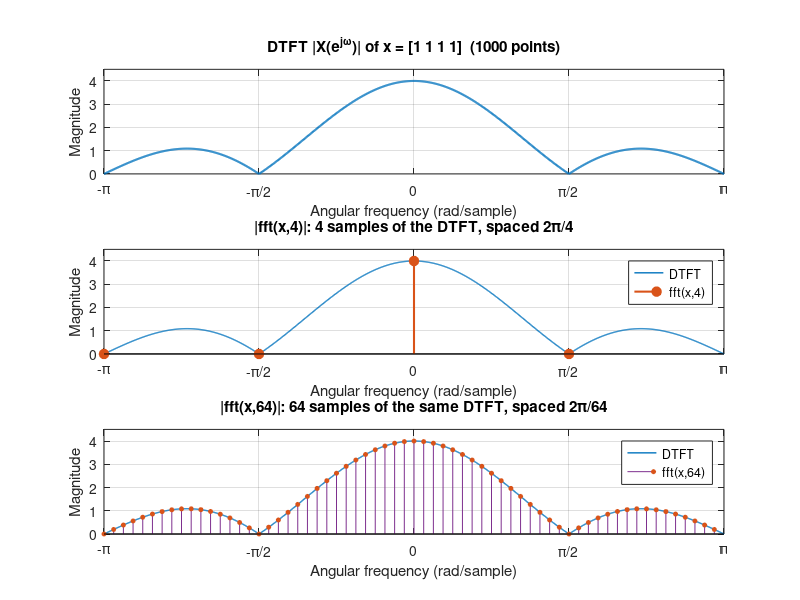

Recreate this plot in MATLAB.
% =========================================================================
% Digital Signal Processing - Lecture 5: Fourier Series, DTFT and DFT
% File: exercise4.m
% Exercise 4: Compare the DTFT and DFT
%   - Task 1: DTFT of x = [1 1 1 1] at 1000 frequencies in [-pi, pi]
%   - Task 2: DFT with fft(x,4) and fft(x,64)
%   - Task 3: Plot the magnitude of each result
% Output: dtft-dft-comparison.png (saved next to this script)
% =========================================================================

clear; close all; clc;

outDir = fileparts(mfilename('fullpath'));
if isempty(outDir)
    outDir = pwd;
end

%% Common Parameters
x = [1 1 1 1];
n = 0:length(x)-1;

blue   = [0      0.4470 0.7410];
orange = [0.8500 0.3250 0.0980];
purple = [0.4940 0.1840 0.5560];

%% =========================================================================
% Task 1: DTFT at 1000 frequency values between -pi and pi
%   X(e^jw) = sum over n of x[n] e^(-jwn)
% =========================================================================
fprintf('Running Task 1: DTFT...\n');

w = linspace(-pi, pi, 1000);
X = x * exp(-1j * (n.' * w));

%% =========================================================================
% Task 2: DFT with 4 and 64 points
% =========================================================================
fprintf('Running Task 2: fft(x,4) and fft(x,64)...\n');

X4  = fft(x, 4);
X64 = fft(x, 64);

% Bin k sits at w_k = 2*pi*k/N. Move bins at or above pi down by 2*pi so
% they line up with the DTFT plotted from -pi to pi.
w4  = 2*pi*(0:3)/4;
w4(w4 >= pi)  = w4(w4 >= pi) - 2*pi;
w64 = 2*pi*(0:63)/64;
w64(w64 >= pi) = w64(w64 >= pi) - 2*pi;

fprintf('  |fft(x,4)| = [%s]\n', sprintf('%.2f ', abs(X4)));
fprintf('  fft(x,64) bins with |X| < 1e-10: k = %s\n', mat2str(find(abs(X64) < 1e-10) - 1));

%% =========================================================================
% Task 3: Plot the magnitude of each result
% =========================================================================
fprintf('Running Task 3: Plotting...\n');

fig = figure('Name', 'Exercise 4: DTFT vs DFT', 'NumberTitle', 'off', ...
    'Color', 'w', 'Position', [100 100 900 900]);
ticks = -pi:pi/2:pi;
tickLabels = {'-\pi', '-\pi/2', '0', '\pi/2', '\pi'};

subplot(3, 1, 1);
plot(w, abs(X), 'Color', blue, 'LineWidth', 1.5);
title('DTFT |X(e^{j\omega})| of x = [1 1 1 1]  (1000 points)');
xlabel('Angular frequency (rad/sample)'); ylabel('Magnitude');
grid on; xlim([-pi, pi]); ylim([0, 4.5]);
set(gca, 'XTick', ticks, 'XTickLabel', tickLabels);

subplot(3, 1, 2);
plot(w, abs(X), 'Color', blue, 'LineWidth', 1); hold on;
stem(w4, abs(X4), 'filled', 'Color', orange, 'LineWidth', 1.5, 'MarkerSize', 7);
hold off;
title('|fft(x,4)|: 4 samples of the DTFT, spaced 2\pi/4');
xlabel('Angular frequency (rad/sample)'); ylabel('Magnitude');
legend('DTFT', 'fft(x,4)', 'Location', 'northeast');
grid on; xlim([-pi, pi]); ylim([0, 4.5]);
set(gca, 'XTick', ticks, 'XTickLabel', tickLabels);

subplot(3, 1, 3);
plot(w, abs(X), 'Color', blue, 'LineWidth', 1); hold on;
stem(w64, abs(X64), 'filled', 'Color', purple, 'MarkerSize', 3);
hold off;
title('|fft(x,64)|: 64 samples of the same DTFT, spaced 2\pi/64');
xlabel('Angular frequency (rad/sample)'); ylabel('Magnitude');
legend('DTFT', 'fft(x,64)', 'Location', 'northeast');
grid on; xlim([-pi, pi]); ylim([0, 4.5]);
set(gca, 'XTick', ticks, 'XTickLabel', tickLabels);

saveas(fig, fullfile(outDir, 'dtft-dft-comparison.png'));
fprintf('Saved dtft-dft-comparison.png\n');
